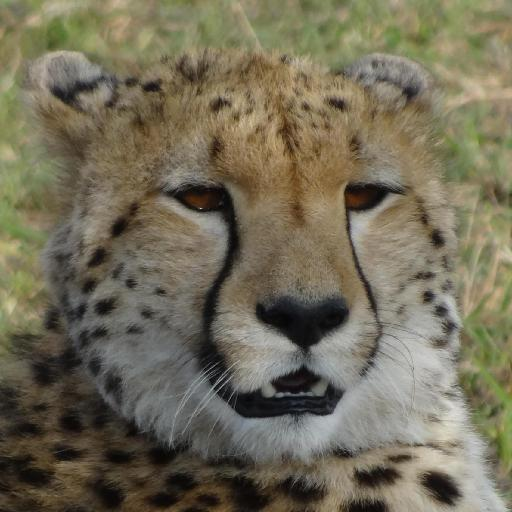
#> input picture backend/dataset/1033.jpg, 512 x 512 px, given in place of 6.jpg, which was not available
$ python hitungandercolor.py
#> lines starting #> are read from the running program, lines starting #| are printed output that depends on the picture; long printed decimals are rounded; pictures that were not available may be replaced by others from this repository, and a replacement may not be noted
from PIL import Image
import numpy as np
import time
import math


def rgb_to_hsv(img_np):
    img_np = img_np / 255.0

    r, g, b = img_np[:, :, 0], img_np[:, :, 1], img_np[:, :, 2]
    cmax = np.maximum.reduce([r, g, b])
    cmin = np.minimum.reduce([r, g, b])
    delta = cmax - cmin

    h = np.zeros_like(cmax)
    s = np.zeros_like(cmax)
    v = cmax

    # Calculate Hue
    mask = delta != 0
    mask_r = (cmax == r) & mask
    mask_g = (cmax == g) & mask
    mask_b = (cmax == b) & mask

    h[delta == 0] = 0
    h[mask_r] = 60 * (((g - b) / delta)[mask_r] % 6)
    h[mask_g] = 60 * (((b - r) / delta)[mask_g] + 2)
    h[mask_b] = 60 * (((r - g) / delta)[mask_b] + 4)

    # Calculate Saturation
    s[cmax != 0] = delta[cmax != 0] / v[cmax != 0]
    s[cmax == 0] = 0
    # Set hue to 0 for black/white colors

    h, s, v = hsv_to_hsvFeature(h, s, v)
    # Combine H, S, V into one matrix
    hsv = np.stack((h, s, v), axis=-1)

    return hsv


def hsv_to_hsvFeature(h, s, v):
    h0 = ((h >= 316) & (h <= 360)) | (h == 0)
    h1 = (1 <= h) & (h < 26)
    h2 = (26 <= h) & (h < 41)
    h3 = (41 <= h) & (h < 121)
    h4 = (121 <= h) & (h < 191)
    h5 = (191 <= h) & (h < 271)
    h6 = (271 <= h) & (h < 295)
    h7 = (295 <= h) & (h < 316)

    s0 = (0 <= s) & (s < 0.2)
    s1 = (0.2 <= s) & (s < 0.7)
    s2 = (0.7 <= s) & (s <= 1)

    v0 = (0 <= v) & (v < 0.2)
    v1 = (0.2 <= v) & (v < 0.7)
    v2 = (0.7 <= v) & (v <= 1)

    h[h0] = 0
    h[h1] = 1
    h[h2] = 2
    h[h3] = 3
    h[h4] = 4
    h[h5] = 5
    h[h6] = 6
    h[h7] = 7

    s[s0] = 0
    s[s1] = 1
    s[s2] = 2

    v[v0] = 0
    v[v1] = 1
    v[v2] = 2

    return h, s, v


def makeHistogram(array):

    indices = array[:, :, 0]*9 + array[:, :, 1]*3 + array[:, :, 2]
    indices = indices.flatten()

    temp_arr = np.zeros(72, dtype=int)

    np.add.at(temp_arr, indices, 1)

    return temp_arr


def imageToHistogram(image_path):

    np.seterr(divide='ignore', invalid='ignore')

    img = Image.open(image_path)
    if img.mode != 'RGB':
        img = img.convert('RGB')

    img_np = np.array(img)

    hsv_arr = rgb_to_hsv(img_np)
    hsv_arr_int = hsv_arr.astype("int64")

    histogram_arr = makeHistogram(hsv_arr_int)
    return histogram_arr


def cosineSimilarity(histo1, histo2):
    histo1 = np.array(histo1).astype(np.int64)
    histo2 = np.array(histo2).astype(np.int64)
    dot_product = np.dot(histo1, histo2)
    lenghtHisto1 = math.sqrt(np.dot(histo1, histo1))
    lengthHisto2 = math.sqrt(np.dot(histo2, histo2))
    result = dot_product / (lenghtHisto1 * lengthHisto2)
    return result

def imageBlockToHistogram(image_path):
#> called with image_path = 'image/6.jpg'
    np.seterr(divide='ignore', invalid='ignore')

    img = Image.open(image_path)
#> img is the input picture: PIL image 512x512 RGB; mean R, G, B 115.2, 109, 88.5
    if img.mode != 'RGB':
        img = img.convert('RGB')

    img_np = np.array(img)
    hist = []
    for i in range(4):
        for j in range(4):
            block = img_np[(i)*img.width//4:(i+1)*img.width//4, j*img.height//4:(j+1)*img.height//4, :]
            hsv_arr = rgb_to_hsv(block).astype("int64")

            histogram = makeHistogram(hsv_arr)
            hist.append(histogram)
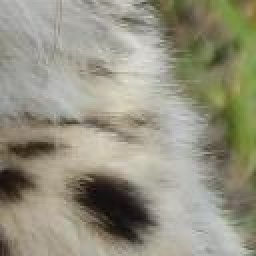
#> block: shape (128, 128, 3) (shown 2 times larger); mean R, G, B 148.6, 146.1, 128.3
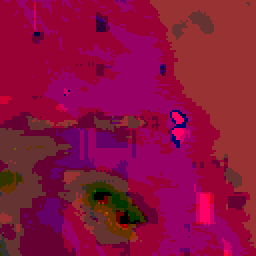
#> hsv_arr: shape (128, 128, 3) int64 (shown 2 times larger); mean R, G, B 2.71, 0.323, 1.24; drawn with min black and max white
#> after the loop, hist = 16 items
    return hist

mode = input()
path1 = "image/6.jpg"
path2 = "image/9.jpg"
if(mode == "global"):
    start = time.time()
    myhisto1 = imageToHistogram(path1)
    myhisto2 = imageToHistogram(path2)
    myhisto1 = myhisto1.astype(np.int64)
    myhisto2 = myhisto2.astype(np.int64)
    cosinus = cosineSimilarity(myhisto1, myhisto2)
    print("cosinus = " + str(cosinus))
    end = time.time()
    print("Time : " + str(end - start))
else:
    start = time.time()
    myhisto1 = np.array(imageBlockToHistogram(path1)).astype("int64")
    myhisto2 = np.array(imageBlockToHistogram(path2)).astype("int64")
#> call 2 of imageBlockToHistogram, with image_path = 'image/9.jpg'
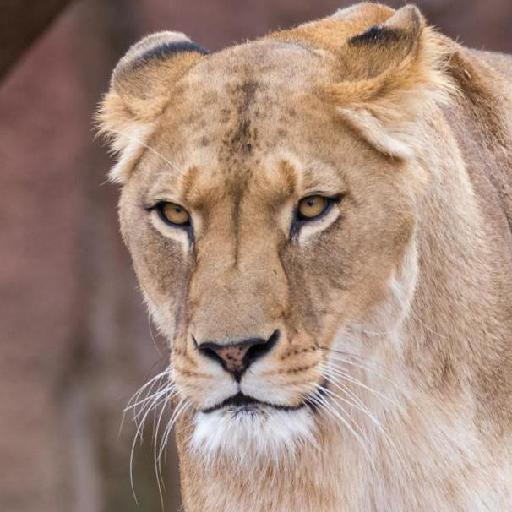
#> input picture backend/dataset/114.jpg, 512 x 512 px, given in place of 9.jpg, which was not available
#> in imageBlockToHistogram, img is the input picture: PIL image 512x512 RGB; mean R, G, B 163.5, 136.9, 123.1
#> the loop in imageBlockToHistogram (call 2), `for i in range(4):` made 4 passes
#> pass 1, in rgb_to_hsv (call 17), `r, g, b = img_np[:, :, 0], img_np[:, :, 1], img_np[:, :, 2]`:
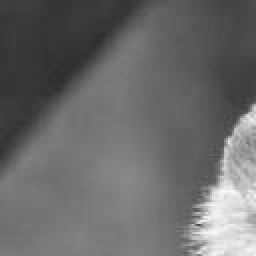
#> r: shape (128, 128) float64 (shown 2 times larger); min 0.176, max 0.98, mean 0.415
#> pass 1, in rgb_to_hsv (call 17), `r, g, b = img_np[:, :, 0], img_np[:, :, 1], img_np[:, :, 2]`:
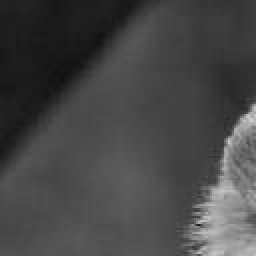
#> b: shape (128, 128) float64 (shown 2 times larger); min 0.0627, max 0.8, mean 0.276
#> after the loop in imageBlockToHistogram (call 2), `for i in range(4):`:
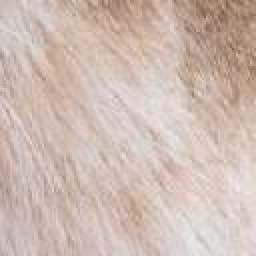
#> block: shape (128, 128, 3) (shown 2 times larger); mean R, G, B 206.8, 188, 178.6
#> after the loop in imageBlockToHistogram (call 2), `for i in range(4):`:
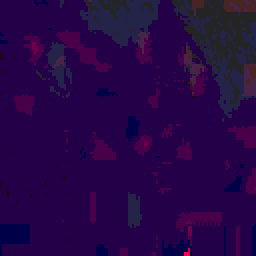
#> hsv_arr: shape (128, 128, 3) int64 (shown 2 times larger); mean R, G, B 1.07, 0.154, 1.94; drawn with min black and max white
    cosinus = sum(cosineSimilarity(myhisto1[i], myhisto2[i]) for i in range(9)) / 9
#> in cosineSimilarity, `histo1 = np.array(histo1).astype(np.int64)`: histo1 = 72 values, max 9482 at index 31, min 0 at index 2, mean 227.6
#> in cosineSimilarity, `histo2 = np.array(histo2).astype(np.int64)`: histo2 = 72 values, max 14780 at index 13, min 0 at index 0, mean 227.6
#> in cosineSimilarity, `dot_product = np.dot(histo1, histo2)`: dot_product = 1017765
#> in cosineSimilarity, `lenghtHisto1 = math.sqrt(np.dot(histo1, histo1))`: lenghtHisto1 = 10090.1
#> in cosineSimilarity, `lengthHisto2 = math.sqrt(np.dot(histo2, histo2))`: lengthHisto2 = 14802.6
#> in cosineSimilarity, `result = dot_product / (lenghtHisto1 * lengthHisto2)`: result = 0.00681
#> cosinus = 0.168
    print("cosinus = " + str(cosinus))
#| cosinus = 0.1676
    end = time.time()
    print("Time : " + str(end - start))
